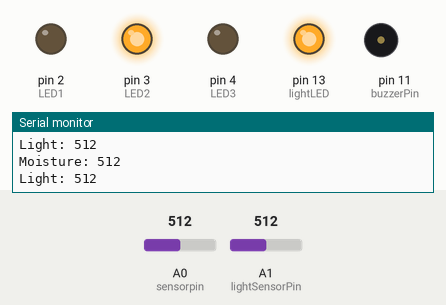
Recording of a sketch running on a simulated Arduino Uno, built with avr-gcc and run on an emulated ATmega328P. Parts: output pins drawn as LEDs (lit = HIGH), buzzer (waves = sounding), the last lines printed to the serial monitor. The test bench sets the inputs (shaded band); at power-on: A0 (sensorpin) = 512, A1 (lightSensorPin) = 512. Pins used as bus, display or sensor lines are not drawn.

Above: at 1.8 s.
1.9 s: A0 (sensorpin) set to 794
3.4 s: A0 (sensorpin) set to 812
At 5.9 s:
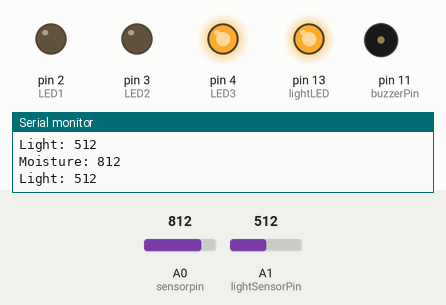
6.9 s: A1 (lightSensorPin) set to 692
8.4 s: A1 (lightSensorPin) set to 709
At 10.2 s:
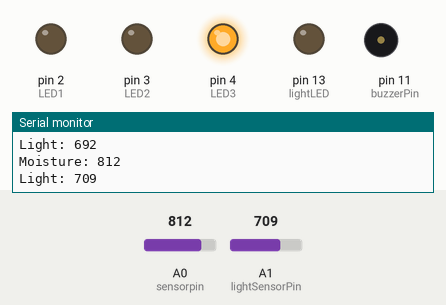
10.9 s: A0 (sensorpin) set to 716
At 12.0 s:
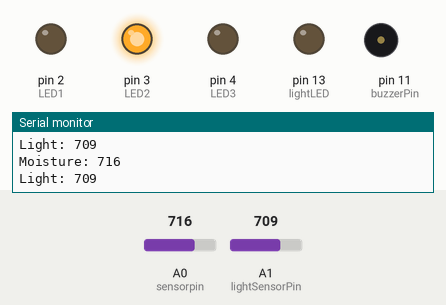
13.0 s: A0 (sensorpin) set to 512
14.7 s: A0 (sensorpin) set to 482
At 16.6 s:
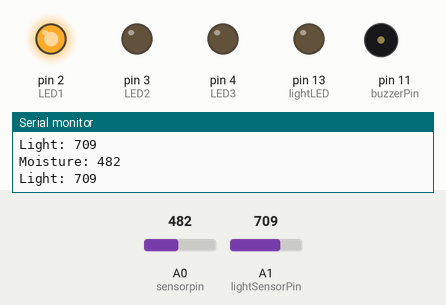
Timing chart, 0 to 18.0 s (numbered marks = the images above; inputs shaded):
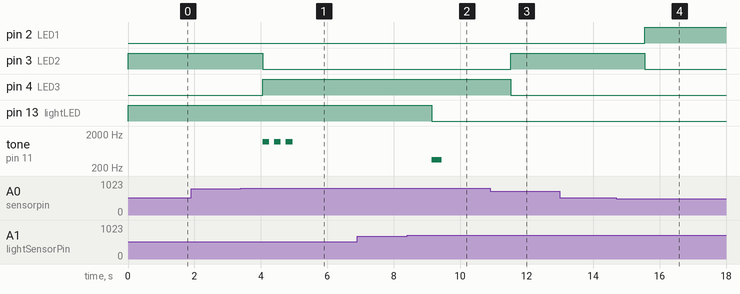

The sketch:

arduino-code.ino
```cpp
// declare variables for pins
const int sensorpin = A0;
const int sensorpower = 8;
const int LED1 = 2;
const int LED2 = 3;
const int LED3 = 4;
const int buzzerPin = 11;

// Light sensor pins
const int lightSensorPin = A1;
const int lightLED = 13;

// Light threshold (you can calibrate later)
int lightGood = 700;

// variable for sensor reading
int sensor;

// Track whether the soil was previously NOT green
bool wasNotGreen = false;
bool lightWasLow = false;

// delay time between sensor readings
const int delayTime = 1000;

// "wet" and "dry" thresholds - these require calibration
int wet = 800;
int dry = 500;

void setup(){ // code that only runs once
  // set pins as outputs
  pinMode(LED1,OUTPUT);
  pinMode(LED2,OUTPUT);
  pinMode(LED3,OUTPUT);
  pinMode(sensorpower,OUTPUT);
  pinMode(buzzerPin, OUTPUT);
  pinMode(lightLED, OUTPUT);

  // initialize serial communication
  Serial.begin(9600);
}

void loop(){ // code that loops forever
  // power on sensor and wait briefly
  digitalWrite(sensorpower,HIGH);
  delay(10);
  // take reading from sensor
  sensor = analogRead(sensorpin);
  // turn sensor off to help prevent corrosion
  digitalWrite(sensorpower,LOW);

  // print sensor reading
  Serial.print("Moisture: ");
  Serial.println(sensor);

  // If sensor reading is greater than "wet" threshold,
  // turn on the green LED. If it is less than the "dry"
  // threshold, turn on the red LED. If it is in between
  // the two values, turn on the yellow LED.
  if(sensor>wet){
    digitalWrite(LED1,LOW);
    digitalWrite(LED2,LOW);
    digitalWrite(LED3,HIGH);

    // If soil was previously dry or medium,
    // and now becomes green then beep
    if (wasNotGreen) {
      beepWhenGreen();
      wasNotGreen = false;
    }

  }
  else if(sensor<dry){
    digitalWrite(LED1,HIGH);
    digitalWrite(LED2,LOW);
    digitalWrite(LED3,LOW);
    wasNotGreen = true;
  }
  else{
    digitalWrite(LED1,LOW);
    digitalWrite(LED2,HIGH);
    digitalWrite(LED3,LOW);
    wasNotGreen = true;
  }

int lightValue = analogRead(lightSensorPin);
Serial.print("Light: ");
Serial.println(lightValue);
if (lightValue > lightGood) {
  // Bright enough
  digitalWrite(lightLED, LOW);   // LED OFF in good light

  // If light was low and now recovers, beep
  if (lightWasLow) {
    beepLightRecovered();
    lightWasLow = false;
  }

} else {
  // Too dark
  digitalWrite(lightLED, HIGH);  // LED ON when it's dark
  lightWasLow = true;
}

  // wait before taking next reading
  delay(delayTime);
}

void beepWhenGreen() {
  // Three short beeps to indicate “stop watering”
  for (int i = 0; i < 3; i++) {
    tone(buzzerPin, 1200); // 1.2kHz tone
    delay(200);
    noTone(buzzerPin);
    delay(150);
  }
}
void beepLightRecovered() {
  tone(buzzerPin, 350, 300);  // deep, low-pitch tone
  delay(350);
  noTone(buzzerPin);
}
```

Measured:
- the behaviour switches between 800 and 801 on A0 (sensorpin) (found by bisection; images 0 and 1)
- the behaviour switches between 700 and 701 on A1 (lightSensorPin) (found by bisection; images 1 and 2)
- the behaviour switches between 500 and 499 on A0 (sensorpin) (found by bisection; images 3 and 4)
- after the input at 3.4 s, pin 3 (LED2): HIGH → LOW after 0.65 s; pin 4 (LED3): LOW → HIGH after 0.65 s; tone on pin 11 (buzzerPin): alternates 1200 Hz for 0.20 s and silent for 0.15 s, 6 changes in all, then stays silent, starting after 0.65 s
- after the input at 8.4 s, pin 13 (lightLED): HIGH → LOW after 0.75 s; tone on pin 11 (buzzerPin): silent → 350 Hz after 0.75 s, → silent 0.30 s later
- after the input at 10.9 s, pin 3 (LED2): LOW → HIGH after 0.62 s; pin 4 (LED3): HIGH → LOW after 0.62 s
- after the input at 14.7 s, pin 2 (LED1): LOW → HIGH after 0.86 s; pin 3 (LED2): HIGH → LOW after 0.86 s
